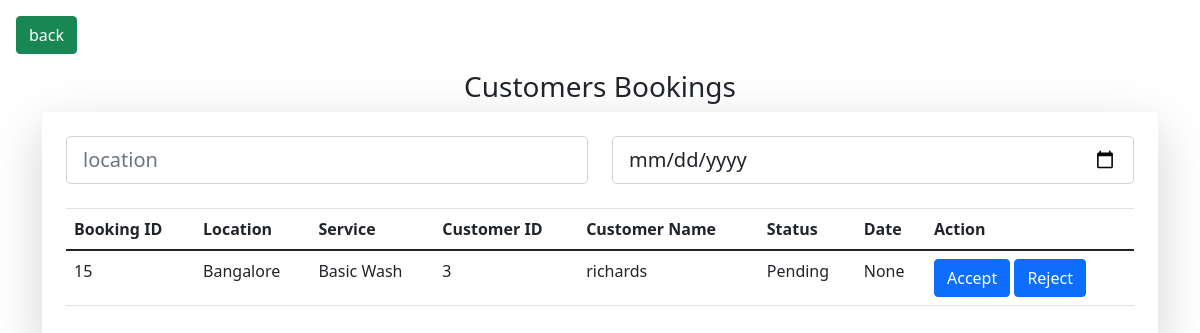
The page /admin_show_all_bookings (signed in) on the database as committed earlier.
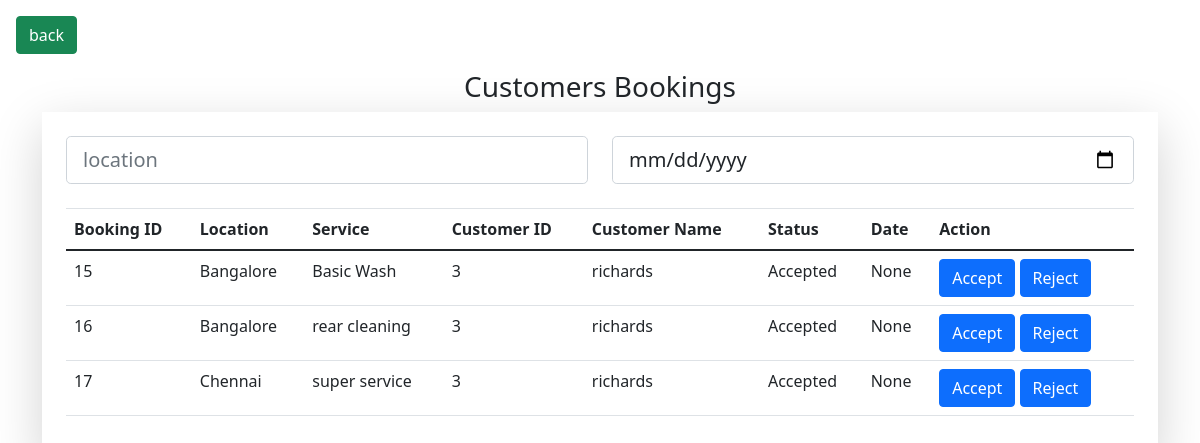
The same page on the database as committed later.
### app/models.py (models this page shows, shortened)
class Booking(models.Model):
    STATUS = (
        ('Pending', 'Pending'),
        ('Success', 'Success'),
        ('Rejected', 'Rejected'),
    )
    customer_details = models.ForeignKey(Customer, on_delete=models.SET_NULL, null=True, blank=True)
    service_details = models.ForeignKey(Service, on_delete=models.SET_NULL, null=True, blank=True)
    status = models.CharField(max_length=200, null=True, choices=STATUS)
    date_created = models.DateField(default=now)

class Service(models.Model):
    location = models.CharField(max_length=200, null=True, blank=True)
    service_type = models.ForeignKey(Servicetype, on_delete=models.SET_NULL, null=True, blank=True)

class Servicetype(models.Model):
    type_of_service = models.CharField(max_length=200, null=True, blank=True)
    def __str__(self):
        return str(self.type_of_service)

class Customer(models.Model):
    user = models.ForeignKey(User, null=True, blank=True, on_delete=models.CASCADE)
    username = models.CharField(max_length=200)
    email = models.EmailField(max_length=200)
    password = models.CharField(max_length=200)

### app/views.py (the view)
# urls.py: path('admin_show_all_bookings', views.adminShowAllBookings, name='show_all_bookings'),
@login_required(login_url='login')
def adminShowAllBookings(request):
    if request.user.is_staff:
        bookings = Booking.objects.all()
        context = {'bookings': bookings}
        return render(request, 'adminviewbookings.html', context)
    else:
        messages.info(request, 'You are not admin')
        context = {}
        return render(request, 'homepage.html', context)

### app/templates/adminviewbookings.html (shortened to what this page needs)
<!DOCTYPE html>
<html lang="en">
  {% load static %} {% block content %}
  <head>
    <link
      rel="stylesheet"
      href="https://stackpath.bootstrapcdn.com/bootstrap/4.3.1/css/bootstrap.min.css"
    />
    <link rel="stylesheet" type="text/css" />
    <link
      href="https://cdn.jsdelivr.net/npm/bootstrap@5.0.2/dist/css/bootstrap.min.css"
      rel="stylesheet"
    />
  </head>
  <body>
    <a
      class="btn btn-success"
      style="margin-left: 1em; margin-top: 1em"
      href="{% url 'home' %}"
      >back</a
    >
    <div class="container mt-3">
      <h3 style="text-align: center">Customers Bookings</h3>
      <div class="shadow-lg p-4 mb-4">
        <div class="row">
          <div class="col">
            <input
              type="text"
              id="location"
              class="form-control form-control-lg"
              placeholder="location"
              name="location"
              required
            />
          </div>
          <div class="col">
            <input
              type="date"
              id="inputdate"
              class="form-control form-control-lg"
              placeholder="Date"
              name="inputdate"
              required
            />
          </div>
        </div>
        <br />
        <table class="table" id="bookings_table">
          <thead>
            <tr>
              <th scope="col">Booking ID</th>
              <th scope="col">Location</th>
              <th scope="col">Service</th>
              <th scope="col">Customer ID</th>
              <th scope="col">Customer Name</th>
              <th scope="col">Status</th>
              <th scope="col">Date</th>
              <th scope="col">Action</th>
            </tr>
          </thead>
          <tbody>
            {% for booking in bookings %}
            <tr id="parentRow">
              <td>{{booking.id}}</td>
              <td id="unique">{{booking.service_details.location}}</td>
              <td>{{booking.service_details.service_type}}</td>
              <td>{{booking.customer_details.id}}</td>
              <td>{{booking.customer_details.username}}</td>
              <td>{{booking.status}}</td>
              <td>{{booking.date_created}}</td>
              <td>
                <a
                  class="btn btn-primary"
                  href="{% url 'admin_modify_status' booking.id '1' %}"
                  >Accept</a
                >
                <a
                  class="btn btn-primary"
                  href="{% url 'admin_modify_status' booking.id '0' %}"
                  >Reject</a
                >
              </td>
            </tr>
            {% endfor %}
          </tbody>
        </table>
      </div>
    </div>
    {% endblock content %}
  </body>
</html>

Rows that differ between the two databases and show on the page:
changed Booking "Basic Wash": status "Pending" → "Accepted"
added Booking: id "16", service_details.location "Bangalore", service_details.service_type "rear cleaning", customer_details.id "3", customer_details.username "richards", status "Accepted", date_created "None"
added Booking: id "17", service_details.location "Chennai", service_details.service_type "super service", customer_details.id "3", customer_details.username "richards", status "Accepted", date_created "None"
